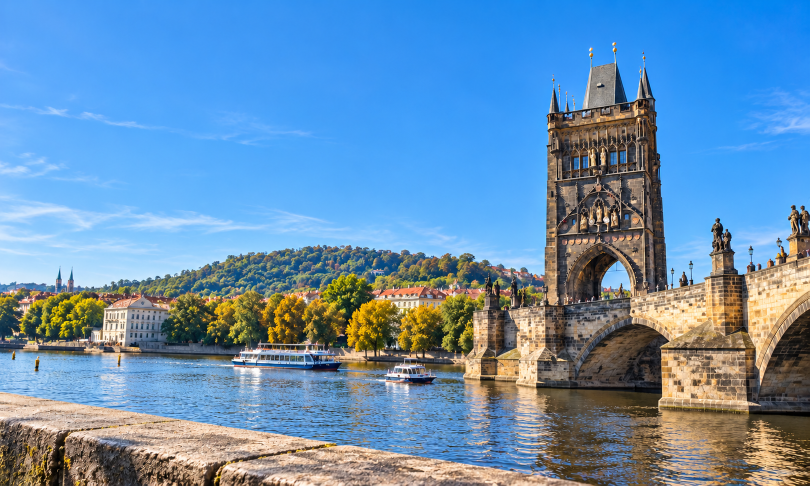
#> input picture assets/prague_day_clear_source.png, 1619 x 971 px (shown at 1/2 size)
$ python convert_for_lvgl.py
#> lines starting #> are read from the running program, lines starting #| are printed output that depends on the picture
"""Convert Prague scenes and pigeon sprites to LVGL 8.4 RGB565 assets.

This is a mechanical firmware encoding step. Requires Pillow.
Run from this directory: python convert_for_lvgl.py
"""
from pathlib import Path
from PIL import Image, ImageOps

ASSETS = Path(__file__).resolve().parent
ART = ASSETS.parent / "src" / "art"
ART.mkdir(parents=True, exist_ok=True)

items = [
    ("prague_day_clear_source.png", "prague_day", (800, 480), False, False),
    ("prague_dusk_clear_source.png", "prague_dusk", (800, 480), False, False),
    ("pigeon_stand_source.png", "pigeon_stand", (132, 116), True, True),
    ("pigeon_fly_source.png", "pigeon_fly", (156, 130), True, True),
]

header = '#pragma once\n#include "lvgl.h"\n'
for _, name, _, _, _ in items:
    header += f'extern const lv_img_dsc_t {name};\n'
(ART / "prague_images.h").write_text(header, encoding="ascii")

with (ART / "prague_images.cpp").open("w", encoding="ascii", newline="\n") as out:
    out.write('#include "prague_images.h"\n')
    for filename, name, size, alpha, contain in items:
        image = Image.open(ASSETS / filename).convert("RGBA")
        if contain:
            fitted = ImageOps.contain(image, size, method=Image.Resampling.LANCZOS)
            image = Image.new("RGBA", size, (0, 0, 0, 0))
            image.alpha_composite(fitted, ((size[0] - fitted.width) // 2,
                                           (size[1] - fitted.height) // 2))
        else:
            image = ImageOps.fit(image, size, method=Image.Resampling.LANCZOS)
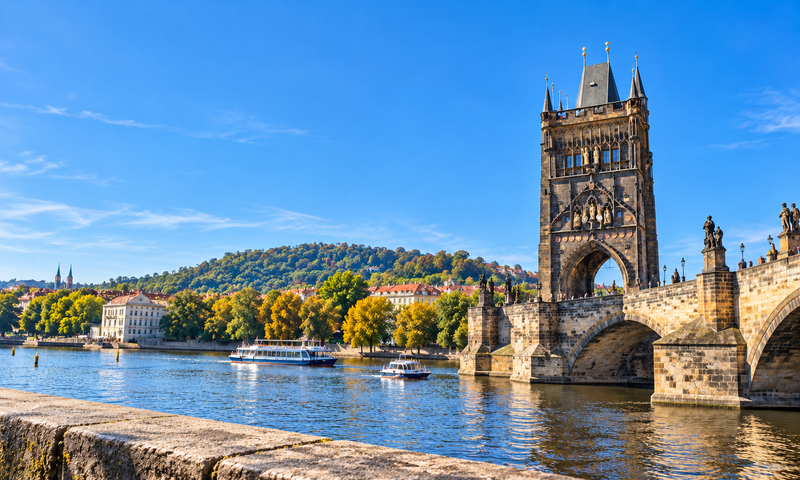
#> image: PIL image 800x480 RGBA; mean R, G, B, A 104.6, 143.9, 178.6, 255
        image.save(ASSETS / f"{name}_preview.png")
        pixels = list(image.getdata())
#> pixels = 384000 items
        out.write(f"static const uint8_t {name}_map[] = {{\n")
        for start in range(0, len(pixels), 12):
            row = []
            for r, g, b, a in pixels[start:start + 12]:
                rgb565 = ((r >> 3) << 11) | ((g >> 2) << 5) | (b >> 3)
                row.extend((rgb565 & 255, rgb565 >> 8))
                if alpha:
                    row.append(a)
            out.write("  " + ", ".join(f"0x{byte:02x}" for byte in row) + ",\n")
#> this loop made 32000 passes
#> start on passes 2 to 4: 12, 24, 36
        out.write("};\n")
        fmt = "LV_IMG_CF_TRUE_COLOR_ALPHA" if alpha else "LV_IMG_CF_TRUE_COLOR"
        out.write(
            f"const lv_img_dsc_t {name} = {{ {{ {fmt}, 0, 0, "
            f"{size[0]}, {size[1]} }}, sizeof({name}_map), {name}_map }};\n"
        )
        print(f"{name}: {size[0]}x{size[1]}, alpha={alpha}, "
              f"source alpha range={image.getextrema()[3]}")
#| prague_day: 800x480, alpha=False, source alpha range=(255, 255)
#> pass 2 of the loop `for filename, name, size, alpha, contain in items:`:
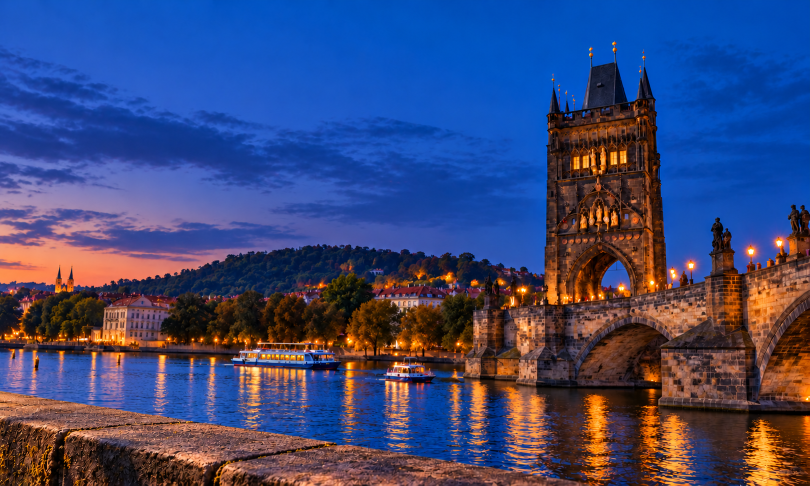
#> input picture assets/prague_dusk_clear_source.png, 1619 x 971 px (shown at 1/2 size)
#> `image = ImageOps.fit(image, size, method=Image.Resampling.LANCZOS)`:
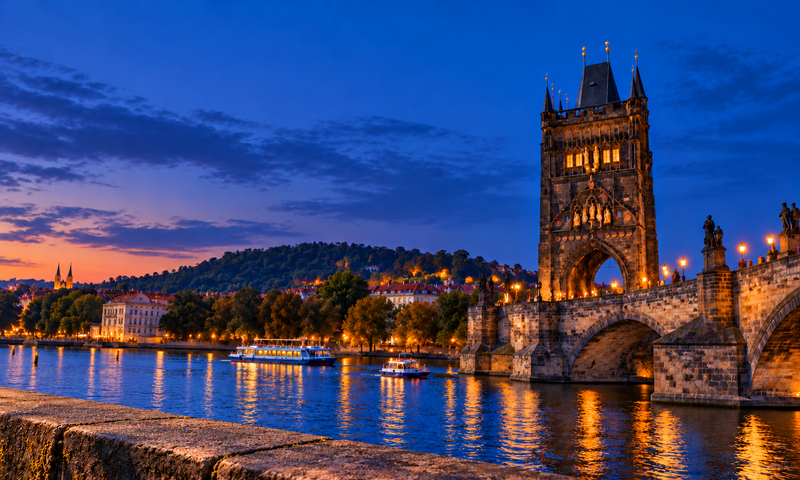
#> image: PIL image 800x480 RGBA; mean R, G, B, A 62.7, 72.1, 117.3, 255
#> the loop `for start in range(0, len(pixels), 12):` made 32000 passes
#| prague_dusk: 800x480, alpha=False, source alpha range=(255, 255)
#> pass 3 of the loop `for filename, name, size, alpha, contain in items:`:
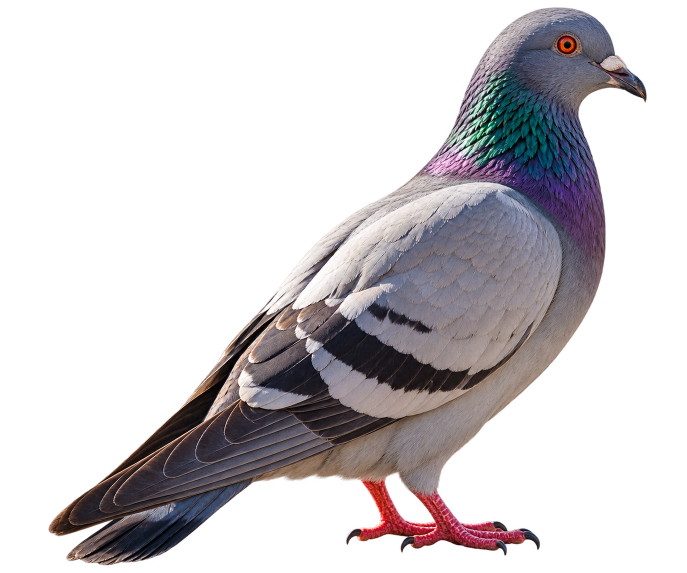
#> input picture assets/pigeon_stand_source.png, 1374 x 1145 px (shown at 1/2 size)
#> image is the input picture: PIL image 1374x1145 RGBA; mean R, G, B, A 39, 34.8, 37.4, 84.2
#> `fitted = ImageOps.contain(image, size, method=Image.Resampling.LANCZOS)`:
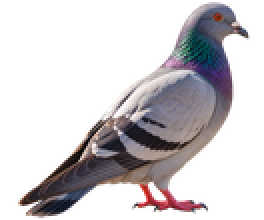
#> fitted: PIL image 132x110 RGBA (shown 2 times larger); mean R, G, B, A 43.5, 38.6, 41.2, 84.3; transparent parts drawn white
#> `image.alpha_composite(fitted, ((size[0] - fitted.width) // 2, (size[1]..`:
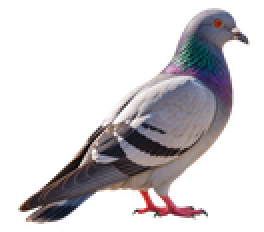
#> image: PIL image 132x116 RGBA (shown 2 times larger); mean R, G, B, A 41.3, 36.6, 39.1, 79.9; transparent parts drawn white
#> pixels = 15312 items, first 6: (0, 0, 0, 0), (0, 0, 0, 0), (0, 0, 0, 0), (0, 0, 0, 0), (0, 0, 0, 0), (0, 0, 0, 0)
#> the loop `for start in range(0, len(pixels), 12):` made 1276 passes
#| pigeon_stand: 132x116, alpha=True, source alpha range=(0, 255)
#> the loop made 4 passes; the first 3 are shown
